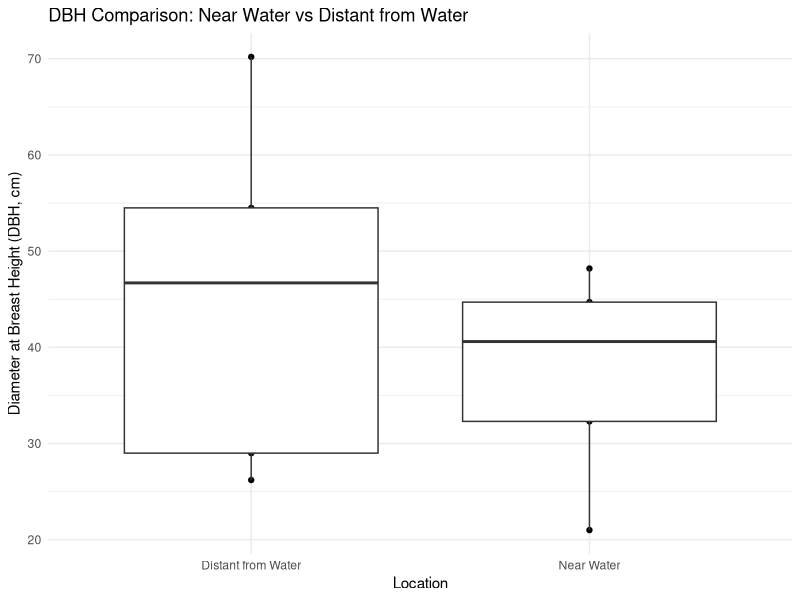

Recreate this plot in R.
## ---- chunk 1
library(knitr)
library(ggplot2)
library(dplyr)
library(tidyr)
library(kableExtra)
library(scales)
## ---- chunk 2
# Generate variables for each set of vectors
dbh_near_water <- c(48.2, 32.3, 40.6, 21.0, 44.7)
dbh_distant_from_water <- c(54.5, 70.2, 29.0, 26.2, 46.7)

# Convert DBH from inches to centimeters
#dbh_near_water <- dbh_near_water * 2.54
#dbh_distant_from_water <- dbh_distant_from_water * 2.54

# Merge datasets and reshape for plotting
df_near_water <- data.frame(DBH = dbh_near_water, Location = "Near Water")
df_distant_from_water <- data.frame(DBH = dbh_distant_from_water, Location = "Distant from Water")

# Combine datasets
combined_df <- rbind(df_near_water, df_distant_from_water)

# Add a column for biomass
combined_df$"Biomass (kg/tree)" <- (41.173 * combined_df$DBH - 409.5)


# Add a column for Carbon (kg/tree)
combined_df$"Carbon (kg/tree)" <- combined_df$Biomass * 0.45

combined_df$"CO2_per_tree (kg/tree)" <- (combined_df$Carbon * 3.66666666667)
## ---- chunk 3
combined_df %>%
  
      mutate_if(is.numeric, comma) %>%

  kable(digits = 1) %>%
  kable_styling(bootstrap_options = "striped", "hover")
## ---- chunk 4
combined_df %>%
  group_by(Location) %>%
summarise("Average Biomass (kg/tree)" = mean(`Biomass (kg/tree)`),
           "Average Carbon (kg/tree)" = mean(`Carbon (kg/tree)`),
           "Average CO2 (kg/tree)" = mean(`CO2_per_tree (kg/tree)`)
           )%>%
kable(digits = 1) %>%
  kable_styling(bootstrap_options = "striped", "hover")
## ---- chunk 5
combined_df %>%
summarise("Combined Average Biomass (kg/tree)" = mean(`Biomass (kg/tree)`),
           "Combined Average Carbon (kg/tree)" = mean(`Carbon (kg/tree)`),
           "Combined Average CO2 (kg/tree)" = mean(`CO2_per_tree (kg/tree)`)
           )%>%
  
      mutate_if(is.numeric, comma) %>%

kable(digits = 1) %>%
  kable_styling(bootstrap_options = "striped", "hover")
## ---- chunk 6
# Plot the data
ggplot(combined_df) +
  geom_point(aes(Location,DBH)) +
  geom_boxplot(aes(Location,DBH)) +
  labs(title = "DBH Comparison: Near Water vs Distant from Water",
       x = "Location",
       y = "Diameter at Breast Height (DBH, cm)") +
  theme_minimal()
## ---- chunk 7
t.test(dbh_distant_from_water,dbh_near_water)
## ---- chunk 8
  combined_df %>%
    
    summarise(
     "Total CO2 in Plot (kg/tree)" = 2132.8,
     "Plot Size (m^2)" = "6.5",
     "Tree Density (trees/m^2)" = "1.5",
     "Arboretum Area (m^2)" = 97124,
     "# in Arboretum Trees" = 97124.6 * 1.5,
     "CO2 in Arboretum (kg)" = 145686.9 * 2132.8
    ) %>%
    
    mutate_if(is.numeric, comma) %>%
    
    kable(digits = 1) %>%
  kable_styling(bootstrap_options = "striped", "hover")
